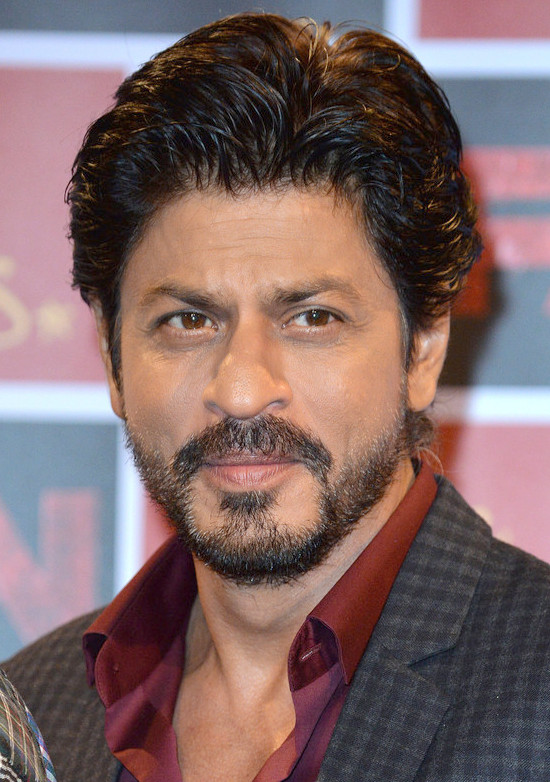
#> input picture Model/Test_images/ShahRukh Khan.jpg, 550 x 782 px
$ jupyter execute --allow-errors Image_classification_of_celebrities.ipynb   (shell and % lines are left out)
#> lines starting #> are read from the running program, lines starting #| are printed output that depends on the picture; after the words box and inside, x2 and y2 are one past the last pixel; in counts of white or black regions, pixels touching at a corner belong together
[cell 1]
# Importing required packages
import cv2
import pandas as pd
import numpy as np
import matplotlib.pyplot as plt

[cell 2]
# Reading image using opencv->cv2
img = cv2.imread("Test_images/ShahRukh Khan.jpg")
#> img is the input picture: shape (782, 550, 3); mean B, G, R 101.2, 101.9, 126.8

[cell 3]
# Image Shape
img.shape
#> Out = (782, 550, 3)

[cell 4]
# Show image
plt.imshow(img)

[cell 5]
# Convert image to gray as opencv can work only on the gray scale images
gray = cv2.cvtColor(img , cv2.COLOR_BGR2GRAY)
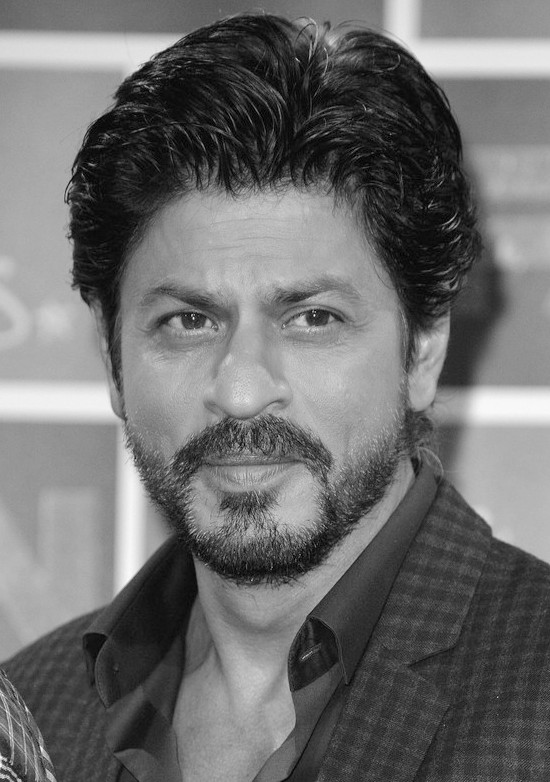
#> gray: shape (782, 550); min 0, max 254, mean 109.3
gray.shape
gray

[cell 6]
plt.imshow(gray , cmap = "gray")

[cell 7]
# These are the cascade classifier APIs to detect face and eyes
face_cascade = cv2.CascadeClassifier("OpenCV/haarcascades/haarcascade_frontalface_default.xml")
eye_cascade = cv2.CascadeClassifier("OpenCV/haarcascades/haarcascade_eye.xml")

[cell 8]
faces = face_cascade.detectMultiScale(gray , 1.3 , 5)
#> faces = [[75, 184, 361, 361]]
# DetectMultiScale will give the (x,y,w,h) coordinated of the location of the face in the image
faces
#> Out = [[75, 184, 361, 361]]

[cell 9]
# Forming a rectangle around the detected face
for (x,y,w,h) in faces:
    face_img = cv2.rectangle(img , (x,y) , (x+w , y+h) , (255,255,0) , 10)
    plt.imshow(face_img)
#> this loop made 1 pass
#> pass 1, `face_img = cv2.rectangle(img , (x,y) , (x+w , y+h) , (255,255,0) , 10)`:
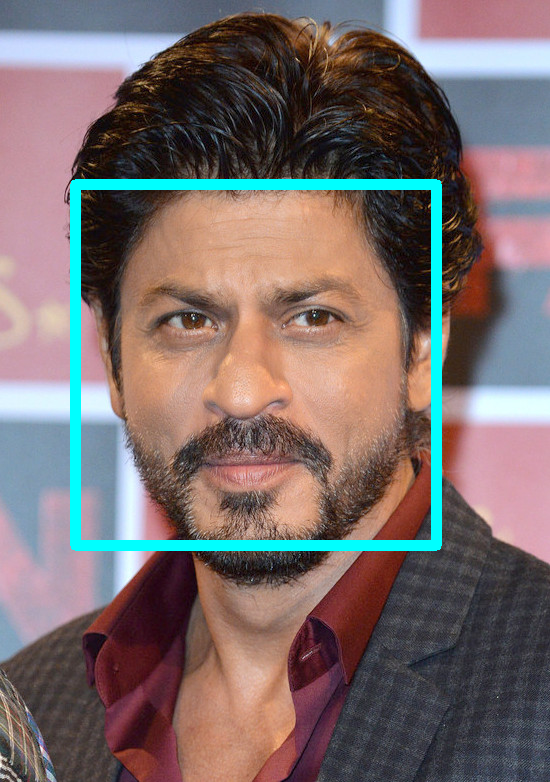
#> face_img: shape (782, 550, 3); mean B, G, R 107.4, 108.1, 122.7

[cell 10]
# Forming a rectangle around the face and eyes
for (x,y,w,h) in faces:
        cv2.rectangle(img , (x ,y) , (x+w , y+h) , (0,255,0) , 3)
        roi_gray = gray[y:y+h , x:x+w]
        roi_color = img[y:y+h , x:x+w]
        eyes = eye_cascade.detectMultiScale(roi_gray)
        for(ex , ey , ew , eh) in eyes:
            cv2.rectangle(roi_color , (ex , ey) , (ex+ew , ey+eh) , (0,255,0) , 5)
#> this loop made 1 pass
#> (x, y, w, h, eyes) on pass 1: (75, 184, 361, 361, [[69, 97, 80, 80], [195, 94, 81, 81]])
#> pass 1, `roi_gray = gray[y:y+h , x:x+w]`:
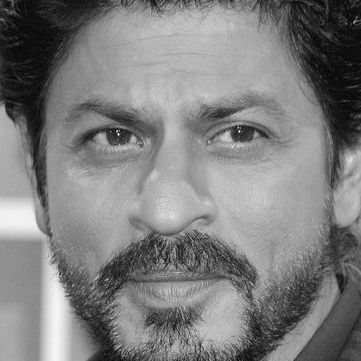
#> roi_gray: shape (361, 361); min 0, max 251, mean 126.1
#> pass 1, `roi_color = img[y:y+h , x:x+w]`:
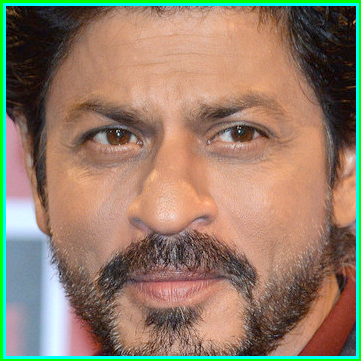
#> roi_color: shape (361, 361, 3); mean B, G, R 105.2, 126.7, 146.8
#> after the loop:
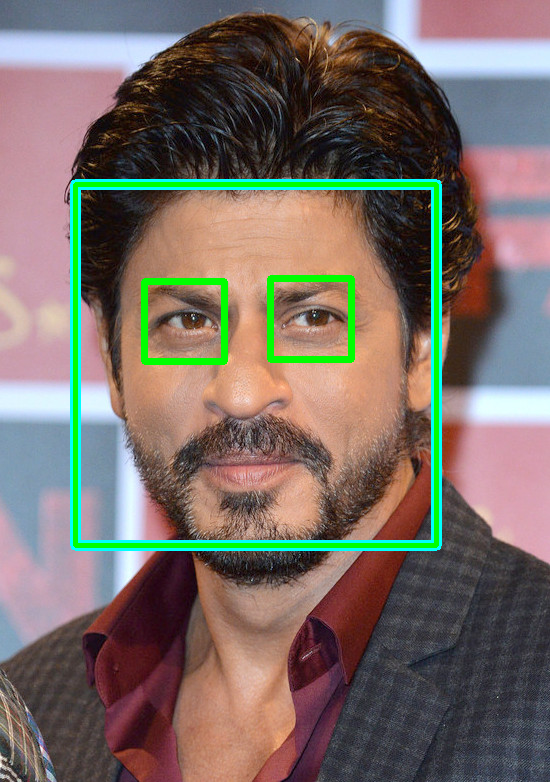
#> img: shape (782, 550, 3); 2.71% of pixels changed, all inside (x1, y1, x2, y2) = (73, 182, 439, 548)
#> after the loop:
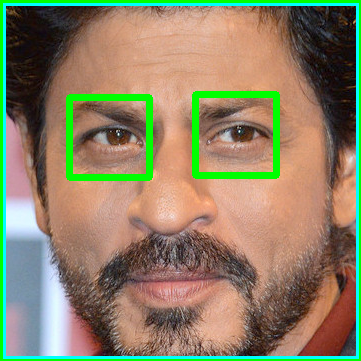
#> roi_color: shape (361, 361, 3); 3.43% of pixels changed, all inside (x1, y1, x2, y2) = (66, 91, 280, 181)
plt.imshow(face_img, cmap = "gray")
plt.show()

[cell 11]
# Cropped Image
plt.imshow(roi_color , cmap = 'gray')

[cell 12]
# Defining a function which can crop face from images.
def get_cropped_image_if_2_eyes(image_path):
#> called with image_path = 'Test_images/ShahRukh Khan.jpg'
    img = cv2.imread(image_path)
    gray = cv2.cvtColor(img , cv2.COLOR_BGR2GRAY)
    faces = face_cascade.detectMultiScale(gray , 1.3 , 5)
#> faces = [[75, 184, 361, 361]]
    for (x,y,w,h) in faces:
        roi_gray = gray[y:y+h , x:x+w]
        roi_color = img[y:y+h , x:x+w]
        eyes = eye_cascade.detectMultiScale(roi_gray)
        if len(eyes) >=2: # If eyes in the image equal to 2 or greater than the function return the region of interest(roi)
            return roi_color
#> this loop made 1 pass
#> pass 1, in get_cropped_image_if_2_eyes, `roi_color = img[y:y+h , x:x+w]`:
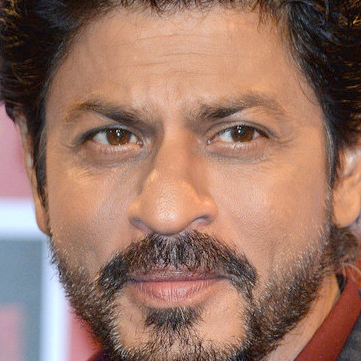
#> roi_color: shape (361, 361, 3); mean B, G, R 102.1, 116.8, 153.6
        # If the two eyes are not visible the function will not return anything

[cell 13]
# Original Image
original_image = cv2.imread("Test_images/ShahRukh Khan.jpg")
plt.imshow(original_image)

[cell 14]
# Cropped Image using defined function
cropped_image = get_cropped_image_if_2_eyes("Test_images/ShahRukh Khan.jpg")
plt.imshow(cropped_image)

[cell 15]
# Giving paths
path_to_data = "./Datasets/"
path_to_crop_data = "./Datasets/cropped/"

[cell 16]
# Using OS (Operating System) to directly add or remove folders and datasets
import os
img_dirs = []
for entry in os.scandir(path_to_data): # Scanned the directory if it exist or not
    if entry.is_dir():
        img_dirs.append(entry.path)

[cell 17]
img_dirs

[cell 18]
import shutil
if os.path.exists(path_to_crop_data): # check If the folder path exists then it remove the exists folder & make a new path dir.
    shutil.rmtree(path_to_crop_data)
os.mkdir(path_to_crop_data)

[cell 19]
cropped_image_dirs = []
celebrity_file_names_dict = {}

#> (the rest of this cell did not finish here and is left out)

        if roi_color is not None:
            cropped_folder = path_to_crop_data + celebrity_name
            if not os.path.exists(cropped_folder):
                os.makedirs(cropped_folder)
                cropped_image_dirs.append(cropped_folder)
                print("Generating cropped images in folder: ",cropped_folder)

            cropped_file_name = celebrity_name + str(count) + ".png"
            cropped_file_path = cropped_folder + "/" + cropped_file_name
            # It gives the name of the images using name of the celebrity then no. according to sequence and png

            cv2.imwrite(cropped_file_path, roi_color) # Use to save image into new file
            celebrity_file_names_dict[celebrity_name].append(cropped_file_path)
            count += 1
# Avoid special characters, languages except English in the names of the images otherwise cause error

[cell 20]
cropped_img = np.array(roi_color)
cropped_img.shape
#> Out = (361, 361, 3)

[cell 21]
import numpy as np
import pywt
import cv2

def w2d(img, mode='haar', level=1):
#> called with mode = 'db1', level = 5
    imArray = img
    #Datatype conversions
    #convert to grayscale
    imArray = cv2.cvtColor( imArray,cv2.COLOR_RGB2GRAY )
    #convert to float
    imArray =  np.float32(imArray)
    imArray /= 255;
    # compute coefficients
    coeffs=pywt.wavedec2(imArray, mode, level=level)
#> coeffs = 6 items

    #Process Coefficients
    coeffs_H=list(coeffs)
#> coeffs_H = 6 items
    coeffs_H[0] *= 0;

    # reconstruction
    imArray_H=pywt.waverec2(coeffs_H, mode);
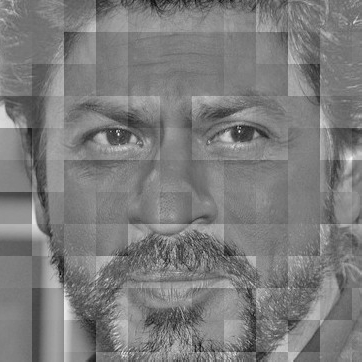
#> imArray_H: shape (362, 362) float32; min -0.553, max 0.578, mean 0.000207; drawn with min black and max white
    imArray_H *= 255;
    imArray_H =  np.uint8(imArray_H)
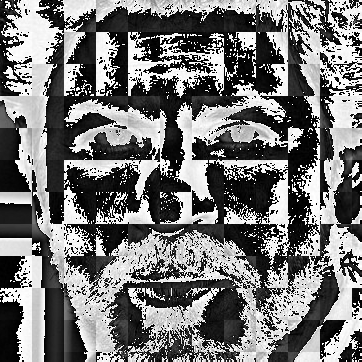
#> imArray_H: shape (362, 362); min 0, max 255, mean 117

    return imArray_H

[cell 22]
im_har = w2d(cropped_image,'db1',5)
plt.imshow(im_har, cmap='gray')

[cell 23]
celebrity_file_names_dict = {}
for img_dir in cropped_image_dirs:
    celebrity_name = img_dir.split('/')[-1]
    file_list = []
    for entry in os.scandir(img_dir):
        file_list.append(entry.path)
    celebrity_file_names_dict[celebrity_name] = file_list
celebrity_file_names_dict

[cell 24]
# Gives the unique no.(integers) to each of the celebrities
class_dict = {}
count = 0
for celebrity_name in celebrity_file_names_dict.keys():
    class_dict[celebrity_name] = count
    count = count + 1
class_dict

$ run again, with Model/Test_images/ShaRukh (2).webp saved as Model/Test_images/ShahRukh Khan.jpg
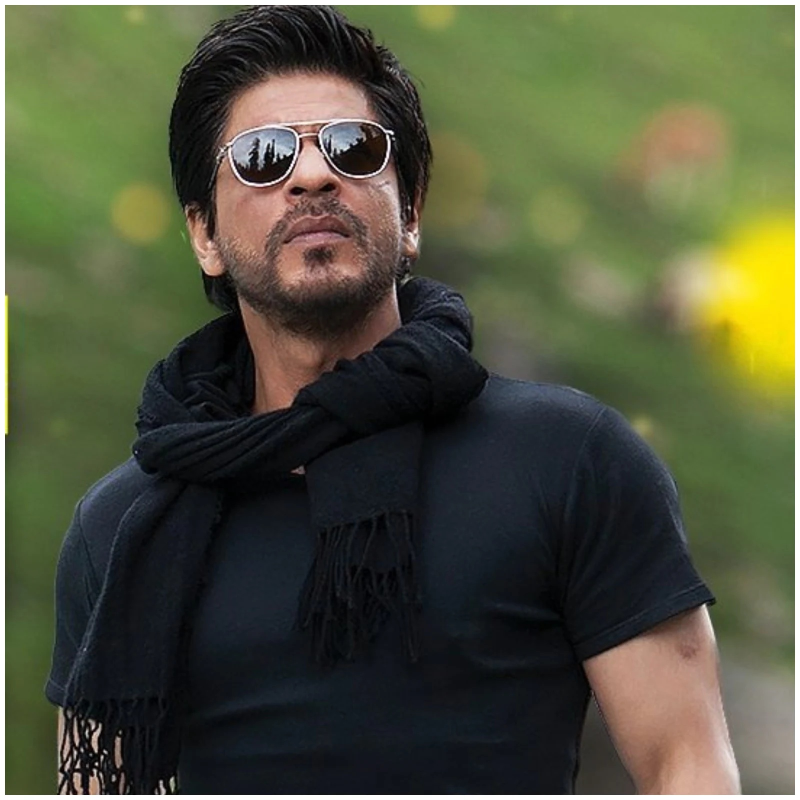
#> input picture Model/Test_images/ShaRukh (2).webp, 1600 x 1600 px (shown at 1/2 size)
#> img is the input picture: shape (1600, 1600, 3); mean B, G, R 61.2, 83.9, 80.4
#> `faces = face_cascade.detectMultiScale(gray , 1.3 , 5)`: faces = [[374, 132, 511, 511]]
#> the loop `for (x,y,w,h) in faces:` made 1 pass
#> after the loop `for (x,y,w,h) in faces:`:
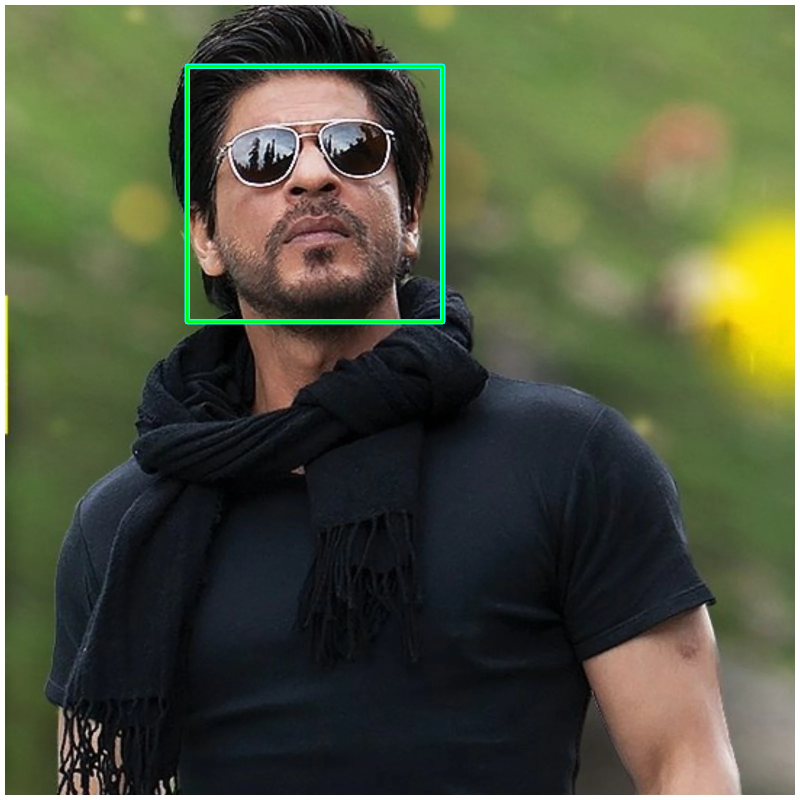
#> img: shape (1600, 1600, 3) (shown at 1/2 size); mean B, G, R 62.1, 85.6, 79.9
#> the loop in get_cropped_image_if_2_eyes, `for (x,y,w,h) in faces:` made 1 pass
#> pass 1, in get_cropped_image_if_2_eyes, `roi_color = img[y:y+h , x:x+w]`:
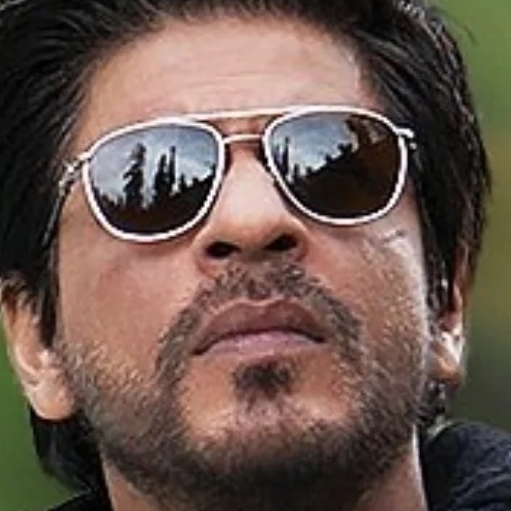
#> roi_color: shape (511, 511, 3); mean B, G, R 78, 86.5, 106
